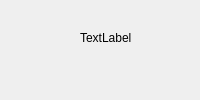
  <widget class="QDockWidget" name="dock5_button">
   <property name="minimumSize">
    <size>
     <width>95</width>
     <height>44</height>
    </size>
   </property>
   <property name="maximumSize">
    <size>
     <width>524287</width>
     <height>524287</height>
    </size>
   </property>
   <property name="features">
    <set>QDockWidget::NoDockWidgetFeatures</set>
   </property>
   <property name="allowedAreas">
    <set>Qt::AllDockWidgetAreas</set>
   </property>
   <attribute name="dockWidgetArea">
    <number>1</number>
   </attribute>
   <widget class="QWidget" name="dockWidgetContents_5">
    <widget class="QLabel" name="label_5">
     <property name="geometry">
      <rect>
       <x>80</x>
       <y>30</y>
       <width>72</width>
       <height>15</height>
      </rect>
     </property>
     <property name="text">
      <string>TextLabel</string>
     </property>
    </widget>
    <widget class="QPushButton" name="markButton">
     <property name="geometry">
      <rect>
       <x>270</x>
       <y>40</y>
       <width>93</width>
       <height>28</height>
      </rect>
     </property>
     <property name="text">
      <string>Mark</string>
     </property>
    </widget>
    <widget class="QPushButton" name="pushButton_5">
     <property name="geometry">
      <rect>
       <x>490</x>
       <y>60</y>
       <width>93</width>
       <height>28</height>
      </rect>
     </property>
     <property name="text">
      <string>PushButton</string>
     </property>
    </widget>
    <widget class="QLabel" name="label_6">
     <property name="geometry">
      <rect>
       <x>690</x>
       <y>50</y>
       <width>72</width>
       <height>15</height>
      </rect>
     </property>
     <property name="text">
      <string>TextLabel</string>
     </property>
    </widget>
   </widget>
  </widget>
